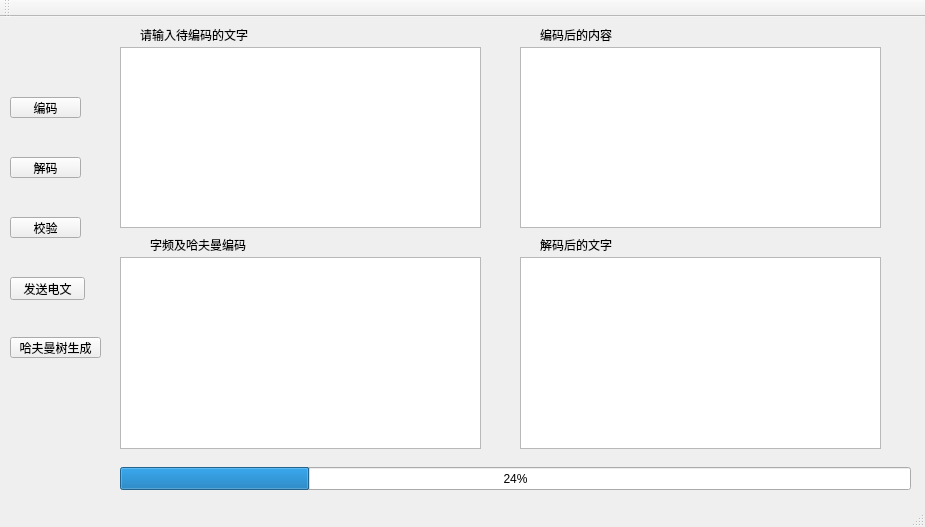
<?xml version="1.0" encoding="UTF-8"?>
<ui version="4.0">
 <class>MainWindow</class>
 <widget class="QMainWindow" name="MainWindow">
  <property name="geometry">
   <rect>
    <x>0</x>
    <y>0</y>
    <width>925</width>
    <height>527</height>
   </rect>
  </property>
  <property name="windowTitle">
   <string>MainWindow</string>
  </property>
  <widget class="QWidget" name="centralWidget">
   <widget class="QToolButton" name="toolButton">
    <property name="geometry">
     <rect>
      <x>10</x>
      <y>80</y>
      <width>71</width>
      <height>21</height>
     </rect>
    </property>
    <property name="text">
     <string>编码</string>
    </property>
   </widget>
   <widget class="QToolButton" name="toolButton_2">
    <property name="geometry">
     <rect>
      <x>10</x>
      <y>140</y>
      <width>71</width>
      <height>21</height>
     </rect>
    </property>
    <property name="text">
     <string>解码</string>
    </property>
   </widget>
   <widget class="QTextEdit" name="textEdit">
    <property name="geometry">
     <rect>
      <x>120</x>
      <y>30</y>
      <width>361</width>
      <height>181</height>
     </rect>
    </property>
   </widget>
   <widget class="QLabel" name="label">
    <property name="geometry">
     <rect>
      <x>140</x>
      <y>10</y>
      <width>111</width>
      <height>16</height>
     </rect>
    </property>
    <property name="text">
     <string>请输入待编码的文字</string>
    </property>
   </widget>
   <widget class="QLabel" name="label_2">
    <property name="geometry">
     <rect>
      <x>150</x>
      <y>220</y>
      <width>111</width>
      <height>16</height>
     </rect>
    </property>
    <property name="text">
     <string>字频及哈夫曼编码</string>
    </property>
   </widget>
   <widget class="QTextBrowser" name="textArea">
    <property name="geometry">
     <rect>
      <x>120</x>
      <y>240</y>
      <width>361</width>
      <height>192</height>
     </rect>
    </property>
   </widget>
   <widget class="QLabel" name="label_3">
    <property name="geometry">
     <rect>
      <x>540</x>
      <y>10</y>
      <width>91</width>
      <height>16</height>
     </rect>
    </property>
    <property name="text">
     <string>编码后的内容</string>
    </property>
   </widget>
   <widget class="QTextBrowser" name="textArea_2">
    <property name="geometry">
     <rect>
      <x>520</x>
      <y>30</y>
      <width>361</width>
      <height>181</height>
     </rect>
    </property>
   </widget>
   <widget class="QTextBrowser" name="textArea_3">
    <property name="geometry">
     <rect>
      <x>520</x>
      <y>240</y>
      <width>361</width>
      <height>192</height>
     </rect>
    </property>
    <property name="html">
     <string>&lt;!DOCTYPE HTML PUBLIC &quot;-//W3C//DTD HTML 4.0//EN&quot; &quot;http://www.w3.org/TR/REC-html40/strict.dtd&quot;&gt;
&lt;html&gt;&lt;head&gt;&lt;meta name=&quot;qrichtext&quot; content=&quot;1&quot; /&gt;&lt;style type=&quot;text/css&quot;&gt;
p, li { white-space: pre-wrap; }
&lt;/style&gt;&lt;/head&gt;&lt;body style=&quot; font-family:'SimSun'; font-size:9pt; font-weight:400; font-style:normal;&quot;&gt;
&lt;p style=&quot;-qt-paragraph-type:empty; margin-top:0px; margin-bottom:0px; margin-left:0px; margin-right:0px; -qt-block-indent:0; text-indent:0px;&quot;&gt;&lt;br /&gt;&lt;/p&gt;&lt;/body&gt;&lt;/html&gt;</string>
    </property>
   </widget>
   <widget class="QLabel" name="label_4">
    <property name="geometry">
     <rect>
      <x>540</x>
      <y>220</y>
      <width>111</width>
      <height>16</height>
     </rect>
    </property>
    <property name="text">
     <string>解码后的文字</string>
    </property>
   </widget>
   <widget class="QProgressBar" name="progressBar">
    <property name="geometry">
     <rect>
      <x>120</x>
      <y>450</y>
      <width>791</width>
      <height>23</height>
     </rect>
    </property>
    <property name="value">
     <number>24</number>
    </property>
   </widget>
   <widget class="QToolButton" name="toolButton_3">
    <property name="geometry">
     <rect>
      <x>10</x>
      <y>200</y>
      <width>71</width>
      <height>21</height>
     </rect>
    </property>
    <property name="text">
     <string>校验</string>
    </property>
   </widget>
   <widget class="QToolButton" name="treeButton">
    <property name="geometry">
     <rect>
      <x>10</x>
      <y>320</y>
      <width>91</width>
      <height>21</height>
     </rect>
    </property>
    <property name="text">
     <string>哈夫曼树生成</string>
    </property>
   </widget>
   <widget class="QPushButton" name="pushButton">
    <property name="geometry">
     <rect>
      <x>10</x>
      <y>260</y>
      <width>75</width>
      <height>23</height>
     </rect>
    </property>
    <property name="text">
     <string>发送电文</string>
    </property>
   </widget>
  </widget>
  <widget class="QMenuBar" name="menuBar">
   <property name="geometry">
    <rect>
     <x>0</x>
     <y>0</y>
     <width>925</width>
     <height>23</height>
    </rect>
   </property>
  </widget>
  <widget class="QToolBar" name="mainToolBar">
   <attribute name="toolBarArea">
    <enum>TopToolBarArea</enum>
   </attribute>
   <attribute name="toolBarBreak">
    <bool>false</bool>
   </attribute>
  </widget>
  <widget class="QStatusBar" name="statusBar"/>
 </widget>
 <layoutdefault spacing="6" margin="11"/>
 <resources/>
 <connections/>
</ui>
